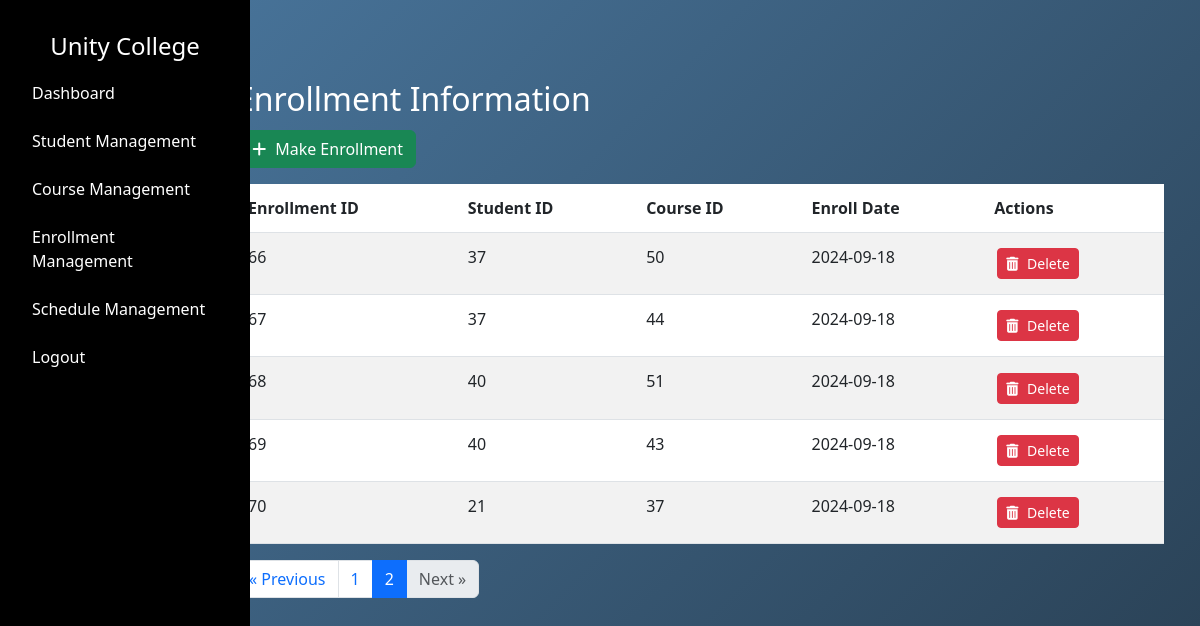
/admin/enrollmentmgt?page=2 (signed in), run on an earlier commit of the app's database.
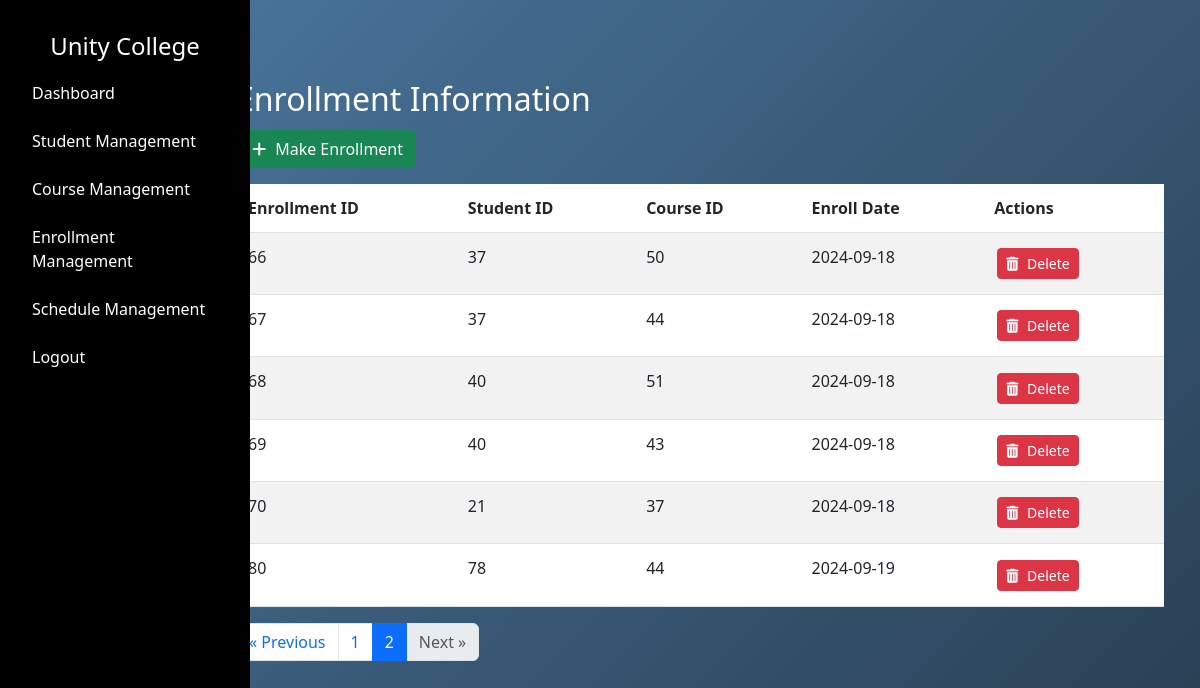
And on a later commit of the database.
### tables this page shows
CREATE TABLE "enrollment" (
    "id" INTEGER PRIMARY KEY AUTOINCREMENT,
    "student_id" INTEGER NOT NULL,
    "course_id" INTEGER NOT NULL,
    "enroll_date" DATE NOT NULL,
    FOREIGN KEY("student_id") REFERENCES "student"("id") ON DELETE RESTRICT,
    FOREIGN KEY("course_id") REFERENCES "course"("id") ON DELETE RESTRICT
);

### app.py (the view)
@app.route("/admin/enrollmentmgt", methods=["GET"])
def admin_view_enrollment():
    if 'admin_uid' not in session or session.get('user_type') != 'admin':
        return redirect(url_for('admin_login'))
    first_name = session.get('first_name')
    admin_uid = session.get('admin_uid')
    page = request.args.get('page', 1, type=int)
    per_page = 10
    total_enrollment = query_db("SELECT COUNT(*) FROM enrollment")[0][0]
    offset = (page - 1) * per_page
    enrollment_query = f"SELECT * FROM enrollment LIMIT {per_page} OFFSET {offset}"
    enrollment = query_db(enrollment_query)
    enrollment_list = []
    for record in enrollment:
        enrollment_dict = {
            "id": record[0],
            "student_id": record[1],
            "course_id": record[2],
            "enroll_date": record[3],
        }
        enrollment_list.append(enrollment_dict)
    total_pages = (total_enrollment + per_page - 1) // per_page
    return render_template(
        "admin/enrollmentmgmt.html",
        enrollment_list=enrollment_list,
        first_name=first_name,
        current_page=page,
        total_pages=total_pages,
        per_page=per_page,
        admin_uid=admin_uid
    )

### dbcontroller.py (called while the page is built)
def query_db(query, args=()):
    con = sqlite3.connect('advweb.db')
    cur = con.cursor()
    cur.execute(query, args)
    rv = cur.fetchall()
    cur.close()
    con.close()
    return rv

### templates/admin/enrollmentmgmt.html (shortened to what this page needs)
{% extends "/admin/layout.html" %} {% block content %}
<link href="/static/css/admin/enrollmentmgmt.css" rel="stylesheet" />
<link
  rel="stylesheet"
  href="https://cdnjs.cloudflare.com/ajax/libs/font-awesome/6.0.0-beta3/css/all.min.css"
/>
<div class="container mt-5">
  <h2 class="enrollinfotitle">Enrollment Information</h2>
  <a href="{{ url_for('admin_enroll') }}" class="btn btn-success mb-3">
    <i class="fas fa-plus"></i>
    </i> <span class="btn-text">Make Enrollment</span>
  </a>
  <div class="table-responsive">
    <table class="table table-striped">
      <thead>
        <tr>
          <th>Enrollment ID</th>
          <th>Student ID</th>
          <th>Course ID</th>
          <th>Enroll Date</th>
          <th>Actions</th>
        </tr>
      </thead>
      <tbody>
        {% for enrollment in enrollment_list %}
        <tr>
          <td>{{ enrollment['id'] }}</td>
          <td>{{ enrollment['student_id'] }}</td>
          <td>{{ enrollment['course_id'] }}</td>
          <td>{{ enrollment['enroll_date'] }}</td>
          <td>
            <form
              action="{{ url_for('delete_enrollment', id=enrollment['id']) }}"
              method="post"
              style="display: inline"
            >
              <button type="submit" class="btn btn-danger btn-sm">
                <i class="fas fa-trash-alt"></i>
                <span class="btn-text">Delete</span>
              </button>
            </form>
          </td>
        </tr>
        {% endfor %}
      </tbody>
    </table>
  </div>
  <nav aria-label="Page navigation" class="pagination-container">
    <ul class="pagination">
      <li class="page-item {% if current_page == 1 %}disabled{% endif %}">
        <a
          class="page-link"
          href="{{ url_for('admin_view_enrollment', page=current_page-1) }}"
          aria-label="Previous"
        >
          <span aria-hidden="true">&laquo;</span> Previous
        </a>
      </li>
      {% set page_range = [current_page - 1, current_page, current_page + 1] %}
      {% for p in page_range %} {% if p > 0 and p <= total_pages %}
      <li class="page-item {% if p == current_page %}active{% endif %}">
        <a
          class="page-link"
          href="{{ url_for('admin_view_enrollment', page=p) }}"
          >{{ p }}</a
        >
      </li>
      {% endif %} {% endfor %}
      <li
        class="page-item {% if current_page == total_pages %}disabled{% endif %}"
      >
        <a
          class="page-link"
          href="{{ url_for('admin_view_enrollment', page=current_page+1) }}"
          aria-label="Next"
        >
          Next <span aria-hidden="true">&raquo;</span>
        </a>
      </li>
    </ul>
  </nav>
</div>
{% endblock %}

What changed in the data, as far as the page shows it:
added enrollment: id "80", student_id "78", course_id "44", enroll_date "2024-09-19"
